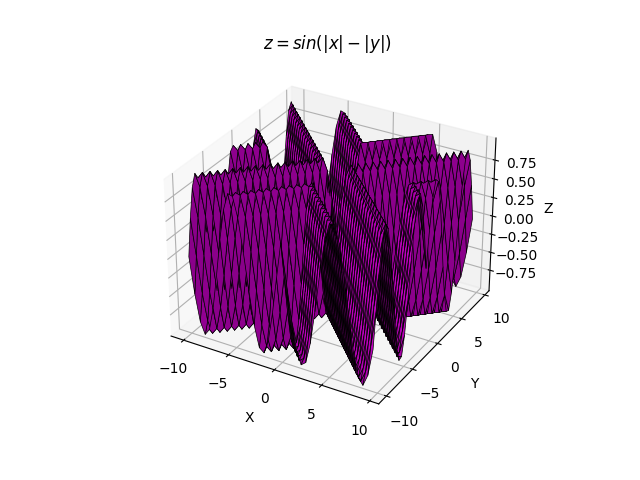

The Python source for this figure:
import matplotlib.pyplot as plt
import numpy as np

fig = plt.figure()
ax = fig.add_subplot(111, projection='3d')

x = np.arange(-10, 10, .5)
y = np.arange(-10, 10, .5)
x, y = np.meshgrid(x, y)
z = (np.sin(np.abs(x) - np.abs(y)))

ax.plot_surface(x, y, z, color = 'm', linewidth = 0.5, edgecolor = 'k')# Si pongo el linewidth = 0 el ancho de las lineas se hace mas delgado.
ax.set_title('$z = sin(|x| - |y|)$')
ax.set_xlabel('X')
ax.set_ylabel('Y')
ax.set_zlabel('Z')

plt.show()
